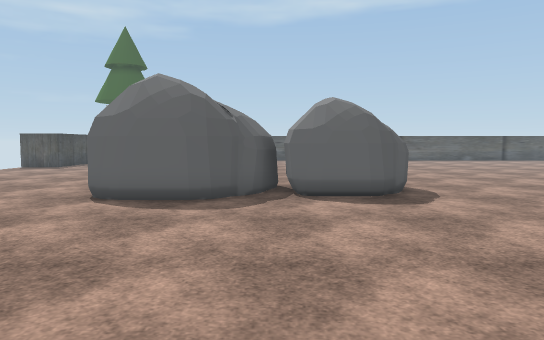
[1] (above)

17 first-person views from a walk through a scene from a Unity 3-D project. The camera is 1.3 m above the floor, tilts 4° down and sees 70° across. The floor is counted in squares, 1 m on a side. Each view is taken from the middle of a square. On the plan, view 1 faces up. The plan holds only what a view shows up to about 16 squares ahead; the rest is blank. The player is left out. Some surface patterns are stand-ins.

[2]
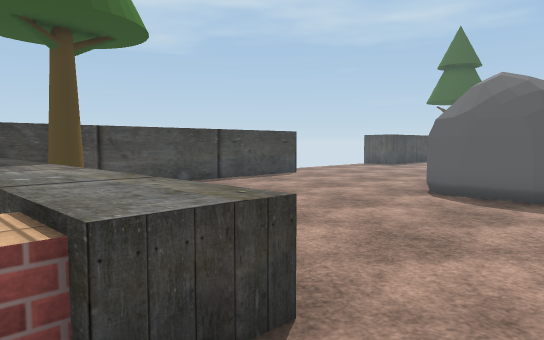

[3]
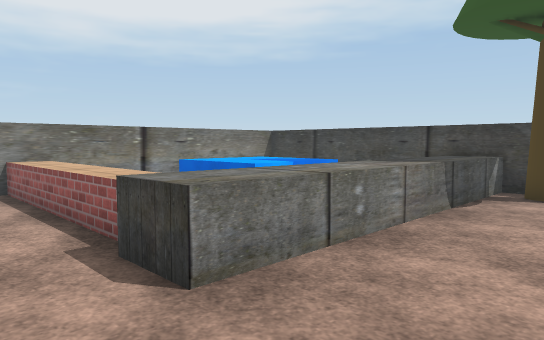

[4]
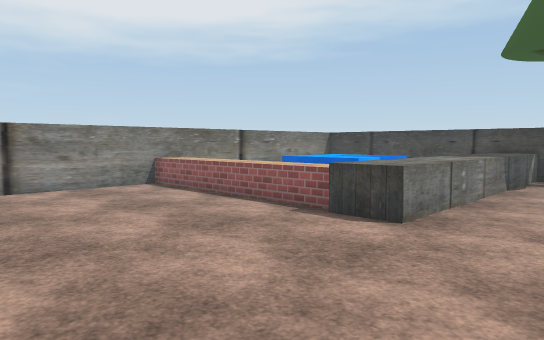

[5]
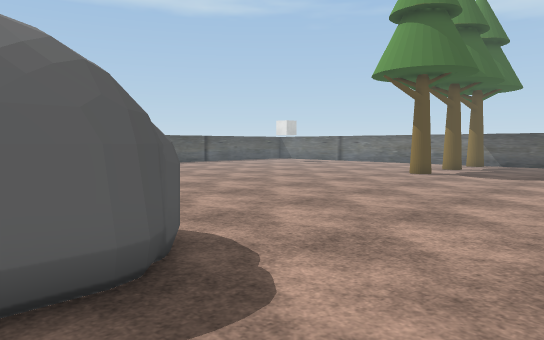

[6]
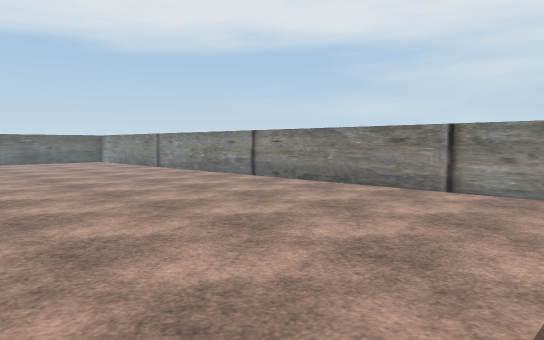

[7]
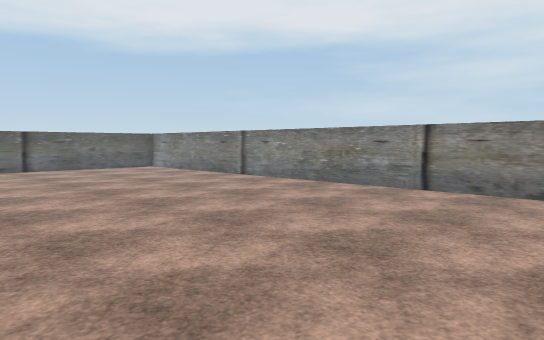

[8]
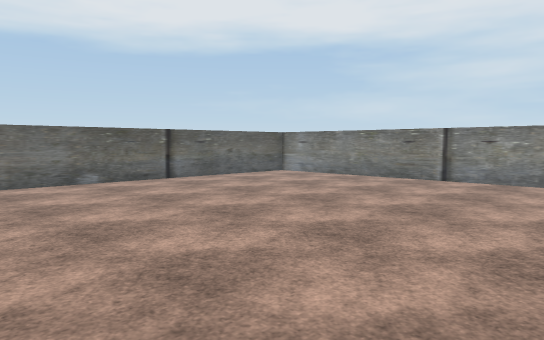

[9]
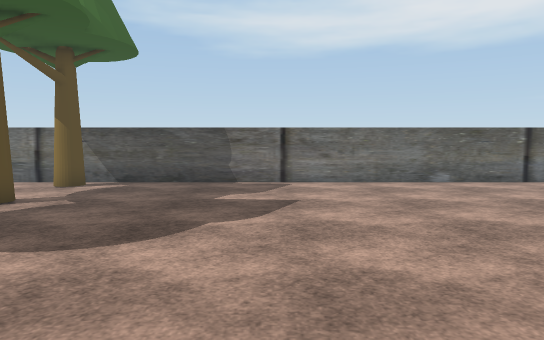

[10]
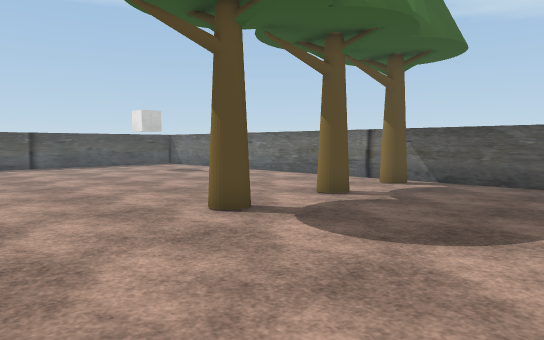

[11]
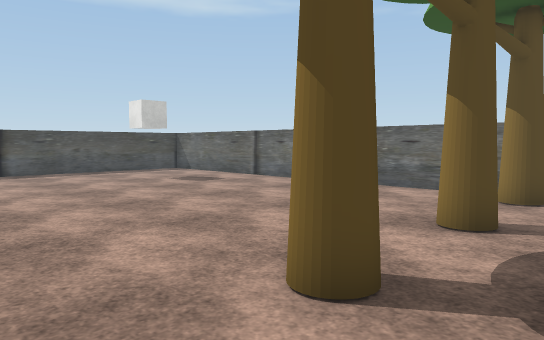

[12]
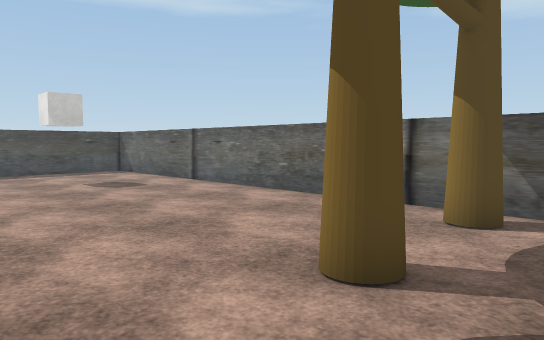

[13]
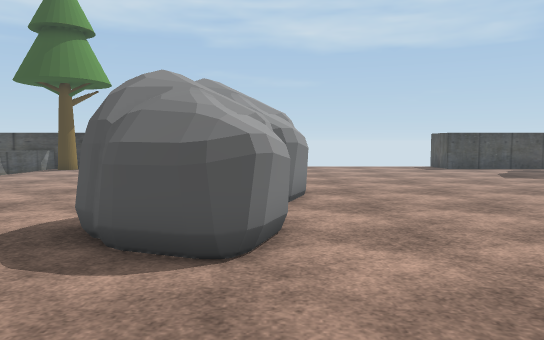

[14]
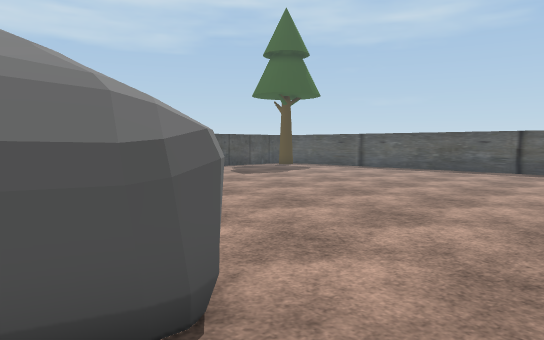

[15]
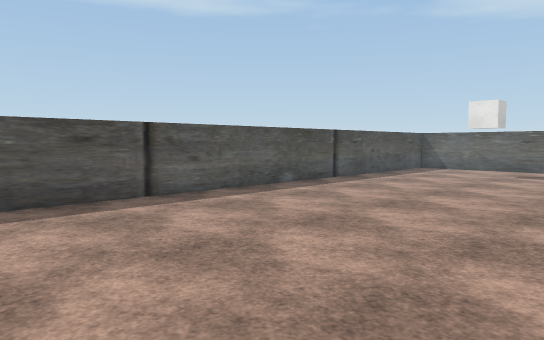

[16]
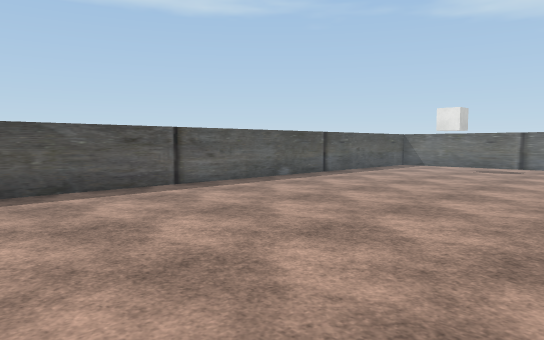

[17]
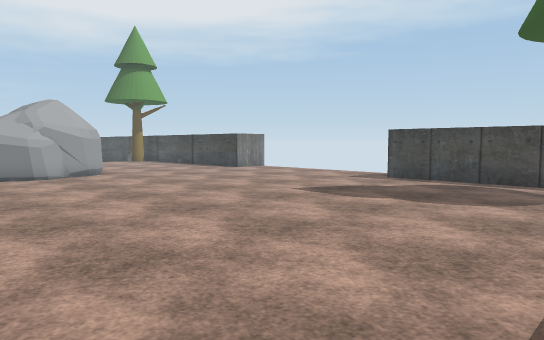

### Floor plan
Key: @ floor where view 1 was taken; # wall or solid block; . floor; ^ raised ledge; O other object.
Columns run from 12 left of view 1 to 25 right of it. Each row starts with its distance up from view 1.
 29               #####################
 28   O           .. ..................
 27   O   .......... ...................
 26 ^....................................#
 25 ^....................................#
 24 ^....................................#
 23 ^....................................#
 22 ^....................................#
 21 ^....................................#
 20 .....................................#
 19  .......................  ...........#
 18   ................   ...  ...........#
 17    ...............  ..... ...........#
 16   ...................................#
 15   ...................................#
 14   ...................................#
 13    .......OO.................O..OO.OO#
 12    .....OOOOO OO.....................#
 11   ......OOOO  OOO....................#
 10 ^...... OOOOOOOO.....................#
  9 ^.......OOOO.OO......................#
  8 ^....................................#
  7 ^.....................  . ...........#
  6 ^  ..............       . ...........#
  5 ^     ...........         ...........#
  4 ^   .............        ............#
  3 ^O  ...........  .       ............#
  2 ^OO..................................#
  1 ^^^^^^^^^^^..........................#
  0 ^^^^^^^^^^^.@........................#
 -1 ^        ^^..........................#
 -2 ^   ^^^  ^^..........................#
 -3 ^   ^^^  ^^..........................#
 -4 ^   ^^^  ^^..........................#
 -5 ^   ^^^  ^^.........................
 -6 ^        ^^........................
 -7 ^        ^^.......................
 -8  ^^^^^^^^^^^^^^^^^^^^^^^^^^^^^^^^^

Where each view was taken, in squares from view 1:
view 1: 0 up, 0 right, facing up
view 2: 1 down, 0 right, facing up-left
view 3: 4 up, 0 right, facing down-left
view 4: 4 up, 4 right, facing down-left
view 5: 6 up, 1 right, facing up-right
view 6: 3 up, 2 left, facing down-right
view 7: 3 up, 5 right, facing down-right
view 8: 6 up, 12 right, facing down-right
view 9: 7 up, 12 right, facing right
view 10: 7 up, 12 right, facing up-right
view 11: 11 up, 14 right, facing up-right
view 12: 11 up, 17 right, facing up-right
view 13: 12 up, 8 right, facing left
view 14: 10 up, 6 right, facing up-left
view 15: 20 up, 5 right, facing up-right
view 16: 18 up, 3 right, facing up-right
view 17: 28 up, 2 right, facing down-left
